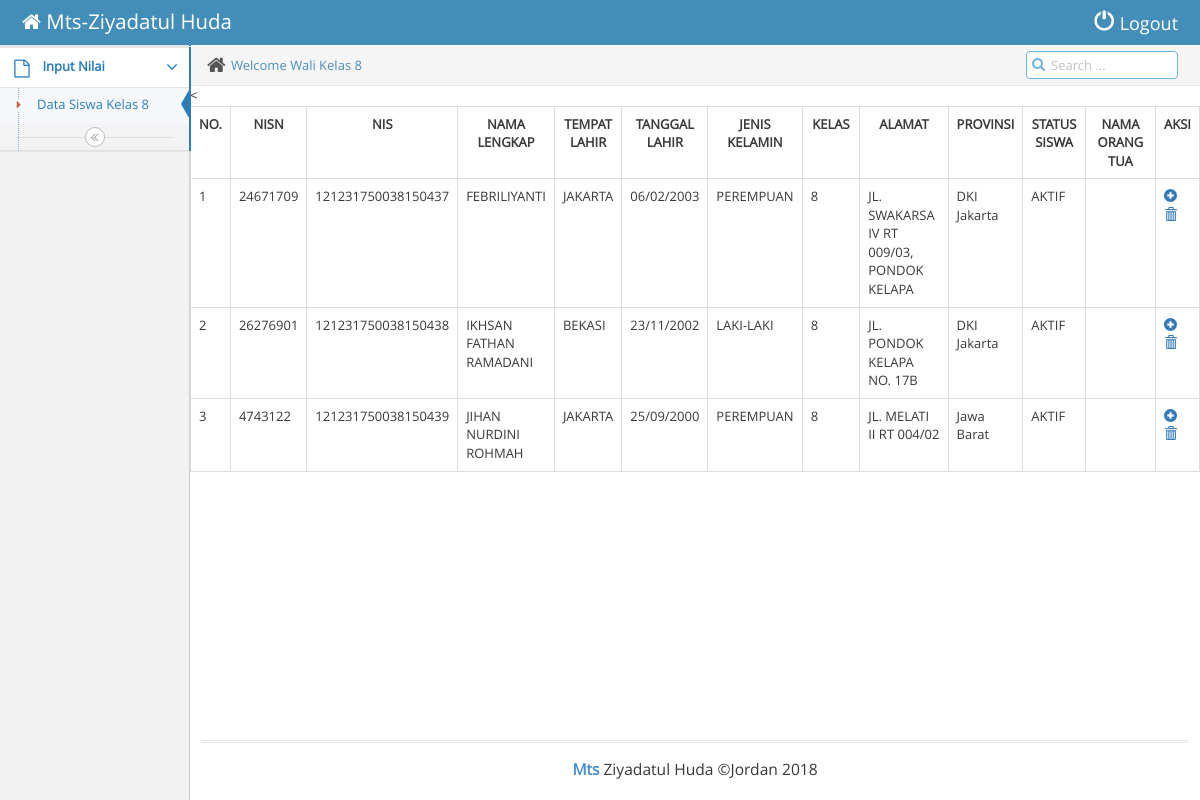
/walikelas/halaman_wali_kelas_8.php?page=siswa_kelas8, run on the app's committed database.
### tables this page shows
CREATE TABLE `siswa` (
  `id` int(5) NOT NULL,
  `nisn` varchar(10) NOT NULL,
  `nis` varchar(20) NOT NULL,
  `nama_siswa` varchar(50) NOT NULL,
  `tempat_lahir` varchar(50) NOT NULL,
  `tanggal_lahir` varchar(50) NOT NULL,
  `jenis_kelamin` varchar(20) NOT NULL,
  `kelas` int(2) NOT NULL,
  `alamat` text NOT NULL,
  `provinsi` varchar(50) NOT NULL,
  `status_siswa` varchar(10) NOT NULL,
  `nama_orangtua` varchar(50) NOT NULL
);

### admin/siswa_8.php (the view)
<?php
 include "../action/koneksi.php";
 ?>
 <<div class="table-responsive">
 		<table class="table table-bordered" id="" width="100%" cellspacing="0">
 	<tr>
					<th><center>NO.</th>
					<th><center>NISN</th>
					<th><center>NIS</th>
					<th><center>NAMA LENGKAP</th>
					<th><center>TEMPAT LAHIR</th>
					<th><center>TANGGAL LAHIR</th>
					<th><center>JENIS KELAMIN </th>
					<th width="20%"><center>KELAS</th>
					<th width="30%"><center>ALAMAT</th>
					<th><center>PROVINSI</th>
					<th width="10%"><center>STATUS SISWA</th>
					<th width="40%"><center>NAMA ORANG TUA</th>
					<th width="35%"><center>AKSI</th>
	</tr>
	<?php $urut = (isset($_GET['urut']) ? strtolower($_GET['urut']) : NULL);  ?>
				<?php
				if($urut){
					$sql = mysqli_query($koneksi, "SELECT * FROM siswa WHERE kelas=8");
				}else{
					$sql = mysqli_query($koneksi, "SELECT * FROM siswa WHERE kelas =8");
				}
				if(mysqli_num_rows($sql) == 0){
					echo '<tr><td colspan="8">Tidak ada data.</td></tr>';
				}else{
					$no = 1;
					while($row = mysqli_fetch_assoc($sql)){
						echo '
						<tr>
							<td>'.$no.'</td>
							<td>'.$row['nisn'].'</td>
							<td>'.$row['nis'].'</td>
							<td>'.$row['nama_siswa'].'</td>
							<td>'.$row['tempat_lahir'].'</td>
							<td>'.$row['tanggal_lahir'].'</td>
							<td>'.$row['jenis_kelamin'].'</td>
							<td>'.$row['kelas'].'</td>
							<td>'.$row['alamat'].'</td>
							<td>'.$row['provinsi'].'</td>
							<td>'.$row['status_siswa'].'</td>';
						echo '
							</td>
							<td>'.$row['nama_orangtua'].'</td>
							<td>
								<a href="../walikelas/input_nilai.php?id='.$row['id'].'" title="Input Nilai"><span class="glyphicon glyphicon-plus-sign"></span></a>
								<a href="../action/hapus_siswa.php?aksi=delete&id='.$row['id'].'" title="Hapus Data" onclick="return confirm(\'Yakin?\')"><span class="glyphicon glyphicon-trash" aria-hidden="true"></span></a>
							</td>
						</tr>
						';
						$no++;
					}
				}
				?>
		</table>
</div>

### data on the page
siswa: nisn "24671709", nis "121231750038150437", nama_siswa "FEBRILIYANTI", tempat_lahir "JAKARTA", tanggal_lahir "06/02/2003", jenis_kelamin "PEREMPUAN", kelas "8", alamat "JL. SWAKARSA IV RT 009/03, PONDOK KELAPA", provinsi "DKI Jakarta", status_siswa "AKTIF"
siswa: nisn "26276901", nis "121231750038150438", nama_siswa "IKHSAN FATHAN RAMADANI", tempat_lahir "BEKASI", tanggal_lahir "23/11/2002", jenis_kelamin "LAKI-LAKI", kelas "8", alamat "JL. PONDOK KELAPA NO. 17B", provinsi "DKI Jakarta", status_siswa "AKTIF"
siswa: nisn "4743122", nis "121231750038150439", nama_siswa "JIHAN NURDINI ROHMAH", tempat_lahir "JAKARTA", tanggal_lahir "25/09/2000", jenis_kelamin "PEREMPUAN", kelas "8", alamat "JL. MELATI II RT 004/02", provinsi "Jawa Barat", status_siswa "AKTIF"
